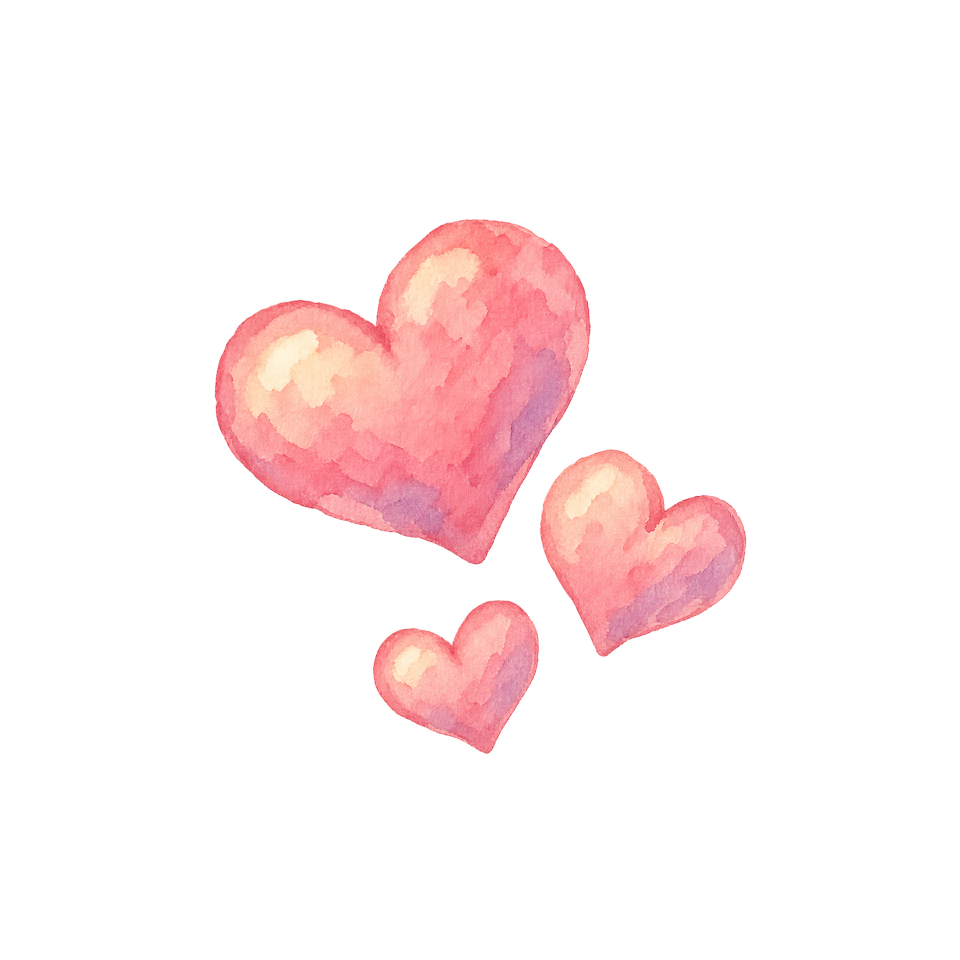
#> input picture art/concepts/interaction_feedback/pet_heart_master.png, 1920 x 1920 px (shown at 1/2 size); its folder holds 2 pictures in this run
$ python prepare_assets.py
#> lines starting #> are read from the running program, lines starting #| are printed output that depends on the picture
#!/usr/bin/env python3
"""Create transparent 512px runtime response cels from approved painted masters."""
from pathlib import Path
from PIL import Image

ROOT = Path(__file__).resolve().parents[3]
SOURCE = Path(__file__).resolve().parent
TARGET = ROOT / "assets/holiday/fx"
for stem, output in (("pet_heart", "pet_heart_watercolor"), ("water_splash", "water_splash_watercolor")):
    original = Image.open(SOURCE / f"{stem}_master.png").convert("RGBA")
#> original is the input picture: PIL image 1920x1920 RGBA; mean R, G, B, A 55.5, 32.9, 33.7, 35.2
    alpha = original.getchannel("A")
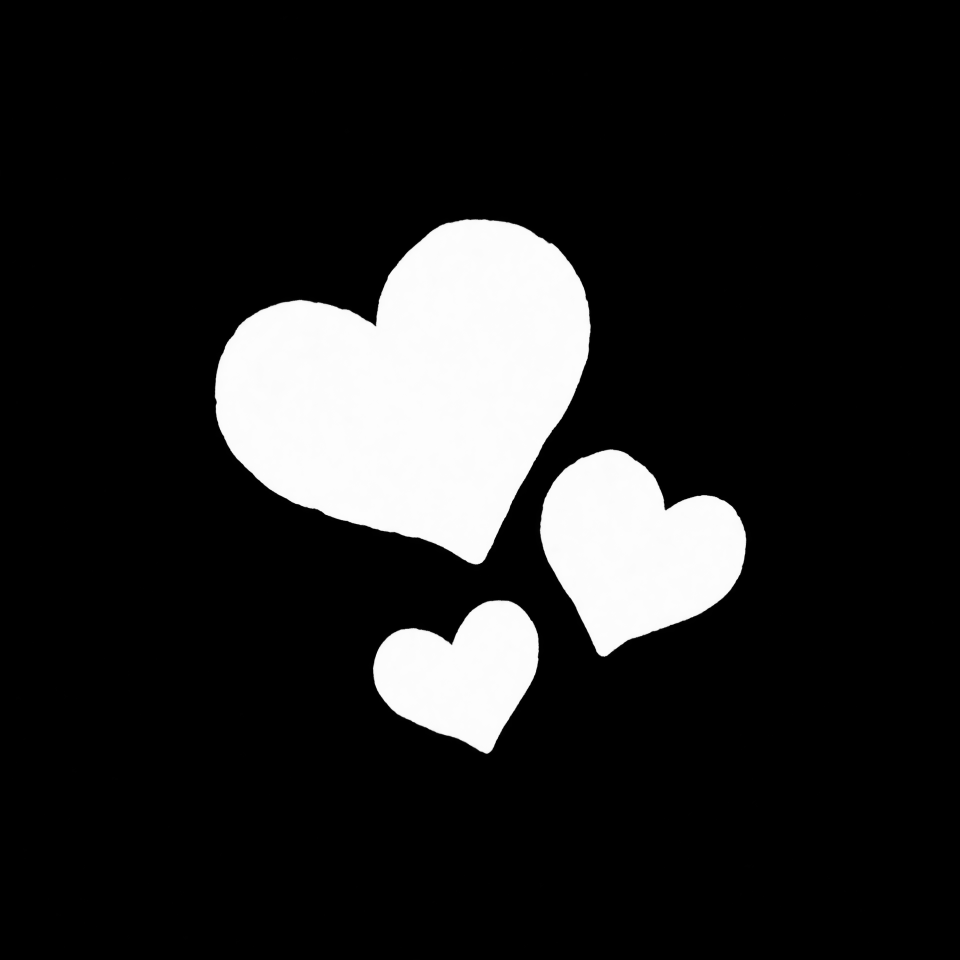
#> alpha: PIL image 1920x1920 L (shown at 1/2 size); min 0, max 254, mean 35.2
    opaque = alpha.point(lambda value: 255 if value > 16 else 0).getbbox()
#> opaque = (429, 437, 1493, 1508)
    if opaque is None:
        raise ValueError(f"{stem}: no visible alpha content")
    x0, y0, x1, y1 = opaque
#> x0 = 429; y0 = 437; x1 = 1493; y1 = 1508
    side = round(max(x1 - x0, y1 - y0) * 1.24)
#> side = 1328
    center_x, center_y = (x0 + x1) // 2, (y0 + y1) // 2
#> center_x = 961; center_y = 972
    box = (center_x - side // 2, center_y - side // 2,
           center_x + side - side // 2, center_y + side - side // 2)
#> box = (297, 308, 1625, 1636)
    crop = original.crop(box).resize((512, 512), Image.Resampling.LANCZOS)
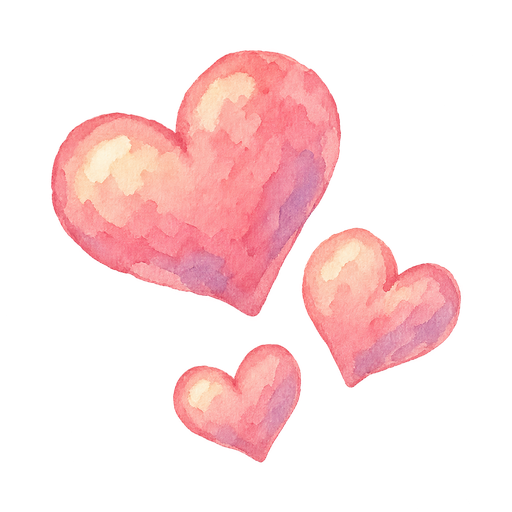
#> crop: PIL image 512x512 RGBA; mean R, G, B, A 75.2, 46.9, 47.8, 73.6; transparent parts drawn white
    pixels = crop.load()
    for y in range(512):
        for x in range(512):
            r, g, b, a = pixels[x, y]
            if a <= 8:
                pixels[x, y] = (r, g, b, 0)
    TARGET.mkdir(parents=True, exist_ok=True)
    path = TARGET / f"{output}.png"
    crop.save(path, optimize=True)
    print(f"{stem}: original_bbox={opaque} -> {path}, runtime_alpha={crop.getchannel('A').point(lambda v: 255 if v>16 else 0).getbbox()}")
#| pet_heart: original_bbox=(429, 437, 1493, 1508) -> assets/holiday/fx/pet_heart_watercolor.png, runtime_alpha=(51, 50, 461, 463)
#> pass 2 of the loop `for stem, output in (("pet_heart", "pet_heart_watercolor"), ("water_sp..`:
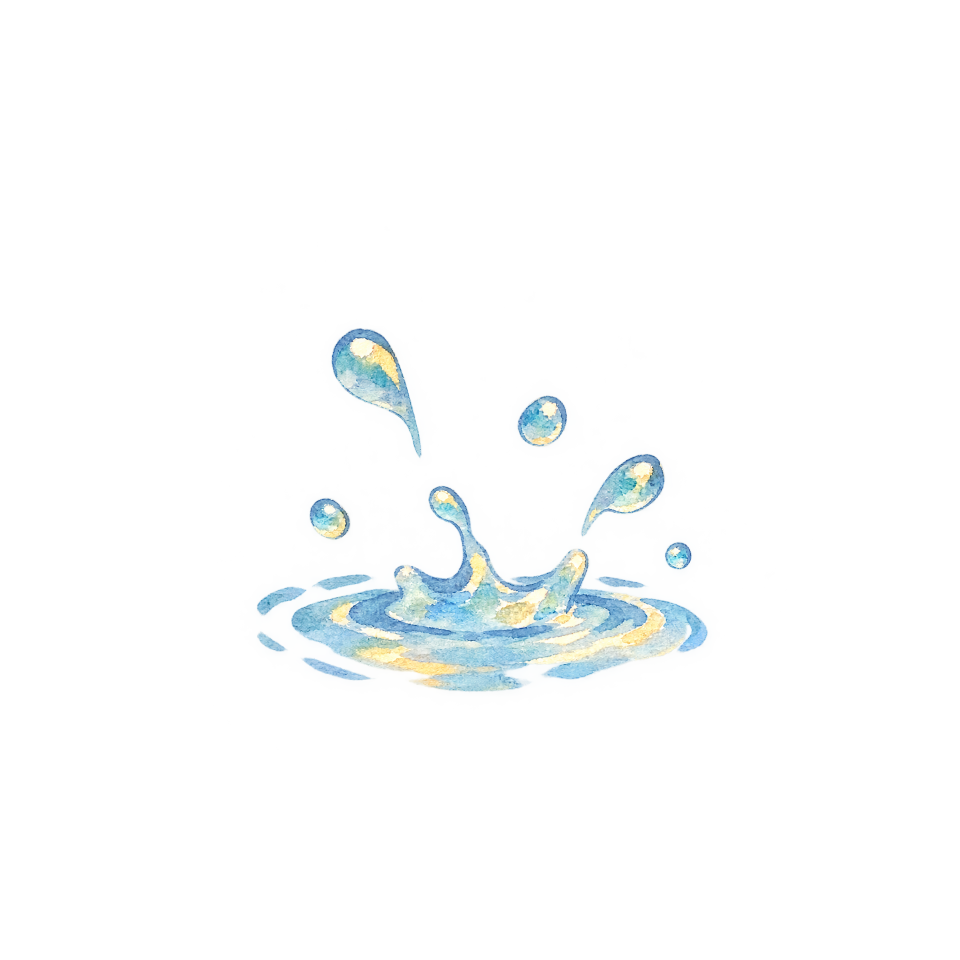
#> input picture art/concepts/interaction_feedback/water_splash_master.png, 1920 x 1920 px (shown at 1/2 size)
#> original is the input picture: PIL image 1920x1920 RGBA; mean R, G, B, A 24.6, 29.3, 30.9, 13.8
#> `alpha = original.getchannel("A")`:
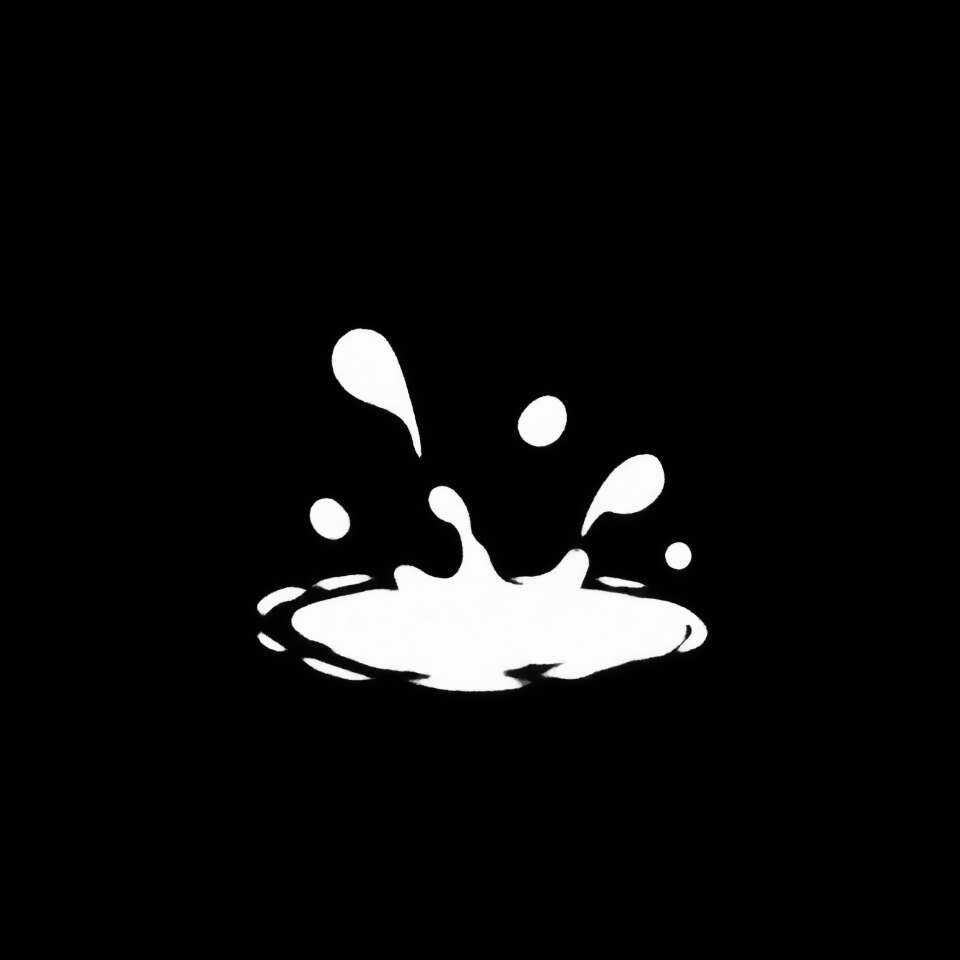
#> alpha: PIL image 1920x1920 L (shown at 1/2 size); min 0, max 254, mean 13.8
#> opaque = (513, 656, 1416, 1385)
#> x0 = 513; y0 = 656; x1 = 1416; y1 = 1385
#> side = 1120
#> center_x = 964; center_y = 1020
#> box = (404, 460, 1524, 1580)
#> `crop = original.crop(box).resize((512, 512), Image.Resampling.LANCZOS)`:
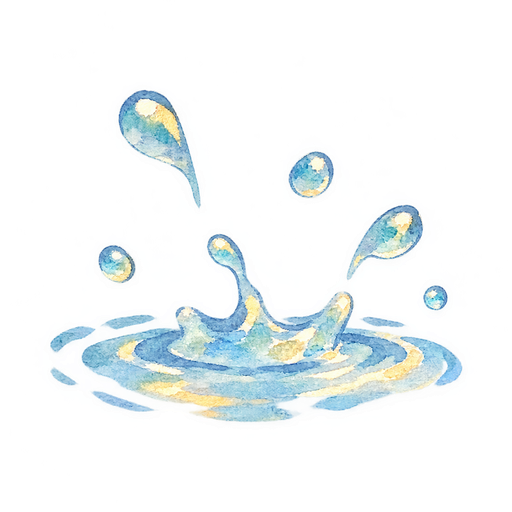
#> crop: PIL image 512x512 RGBA; mean R, G, B, A 47.7, 59.3, 63, 40.5; transparent parts drawn white
#| water_splash: original_bbox=(513, 656, 1416, 1385) -> assets/holiday/fx/water_splash_watercolor.png, runtime_alpha=(50, 89, 463, 423)
